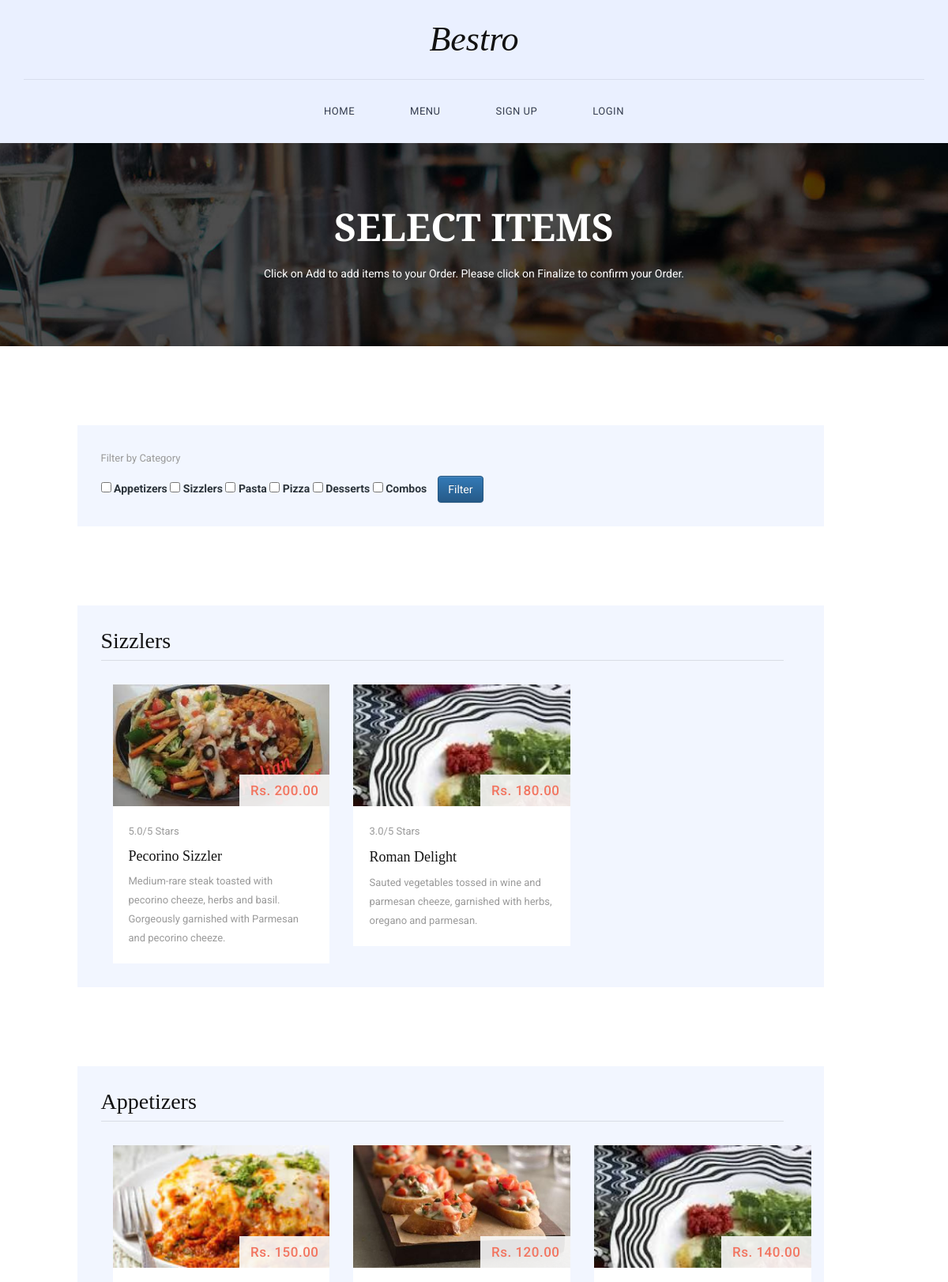
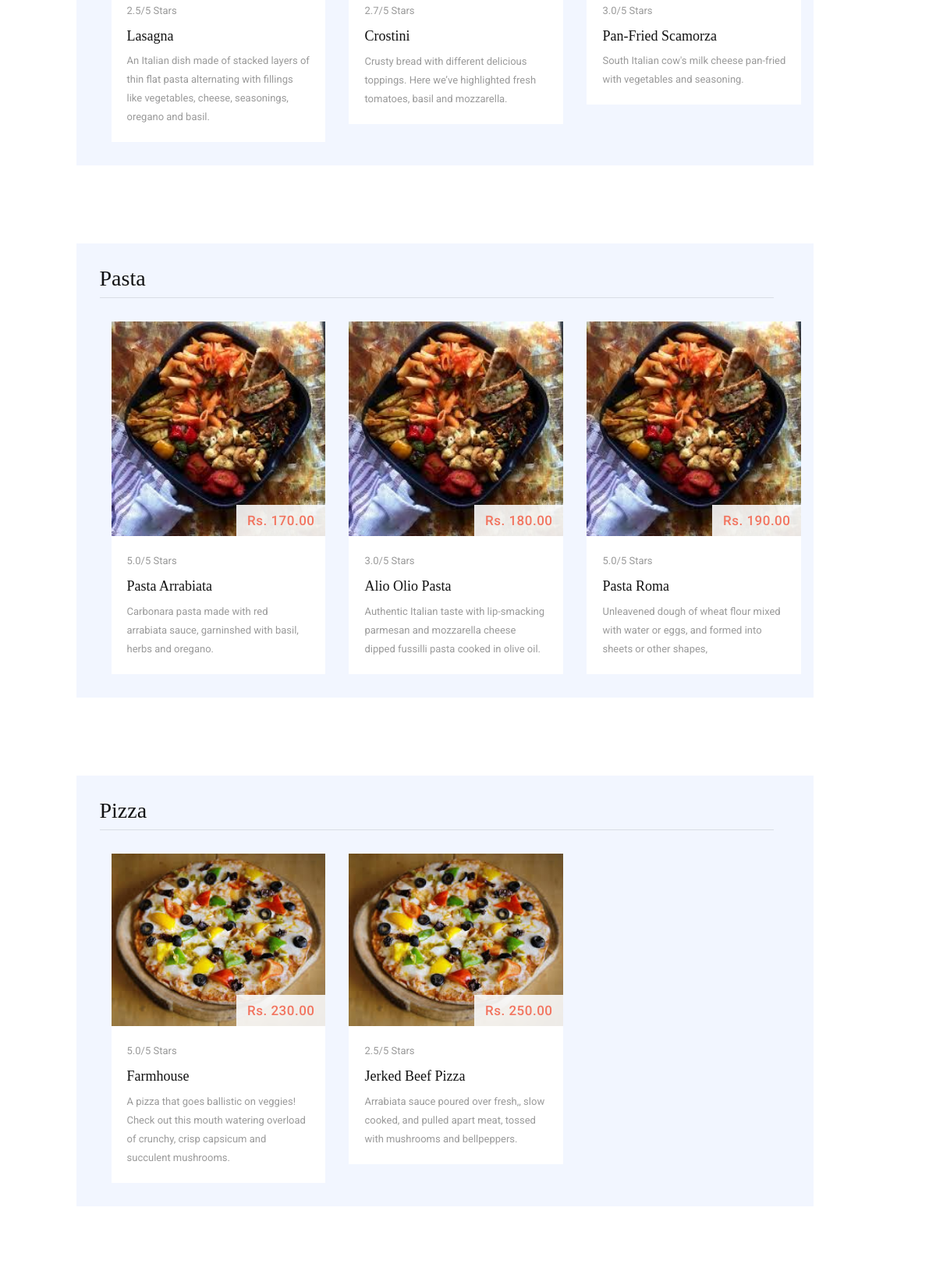
Screenshot of /orders/menu (upper part) with the database file from the repository (2 pictures, top to bottom).
### items/models.py (models this page shows, shortened)
class Item(models.Model):
    name = models.CharField(max_length=50)
    category = models.CharField(max_length=50, choices=CATEGORIES)
    description = models.TextField(max_length=500)
    rate = models.DecimalField(max_digits=5, decimal_places=2)
    is_non_veg = models.BooleanField(default=False)
    stock = models.IntegerField(default=10)
    rating = models.DecimalField(max_digits=2, decimal_places=1, default=5)
    image = models.ImageField(verbose_name="Feature Image", upload_to="item_pics", default="media/default_item.png")

### orders/views.py (the view)
# urls.py: path('menu', test_menu, name='menu'),
def test_menu(request):
    sz_items = []
    ap_items = []
    ps_items = []
    pz_items = []
    ds_items = []
    cm_items = []
    context = {
        'sz_items' : [],
        'ap_items' : [],
        'ps_items' : [],
        'pz_items' : [],
        'ds_items' : [],
        'cm_items' : [],
    }
    for item in Item.objects.filter(stock__gte=1):
        category = (item.category).lower()
        context[category+"_items"].append(item)
    return render(request, 'orders/menu-1.htm', context)

### orders/templates/orders/menu-1.htm (shortened to what this page needs)
{% extends "orders/base.htm" %}
{% load static %}
{% block content %}
    <link rel="stylesheet" href="http://static.sasongsmat.nu/fonts/vegetarian.css" />
    <section class="page-heading">
        <div class="container">
            <div class="row">
                <div class="col-md-12">
                    <h1>Select Items</h1>
                    <p>Click on Add to add items to your Order. Please click on Finalize to confirm your Order.</p>
                </div>
            </div>
        </div>
    </section>
    <table style="margin-left: -5vw;">
        <tr>
            <td style="width: 80%;">
                    <section class="breakfast-menu">
                        <div class="container">
                            <div class="row">
                                <div class="col-md-10 col-md-offset-1">
                                    <div class="breakfast-menu-content">
                                    <p>Filter by Category &nbsp;&nbsp;</p>
                                    <input type="checkbox" id="Appetizers" name="Appetizers" value="Appetizers">
                                    <label for="Appetizers">Appetizers</label>
                                    <input type="checkbox" id="Sizzlers" name="Sizzlers" value="Sizzlers">
                                    <label for="Sizzlers">Sizzlers</label>
                                    <input type="checkbox" id="Pasta" name="Pasta" value="Pasta">
                                    <label for="Pasta">Pasta</label>
                                    <input type="checkbox" id="Pizza" name="Pizza" value="Pizza">
                                    <label for="Pizza">Pizza</label>
                                    <input type="checkbox" id="Desserts" name="Desserts" value="Desserts">
                                    <label for="Desserts">Desserts</label>
                                    <input type="checkbox" id="Combos" name="Combos" value="Combos">
                                    <label for="Combos">Combos</label>
                                    <div class="btn btn-primary" onclick="filterFunctions()">Filter</div>
                                    </div>
                                </div>
                                </div>
                            </div>
                    </section>
                    <section class="breakfast-menu" name="sz">
                        <div class="container">
                            <div class="row">
                                <div class="col-md-10 col-md-offset-1">
                                    <div class="breakfast-menu-content">
                                        <div class="row">
                                            <div class="col-md-12" style="overflow-x: scroll;">
                                                <h2>Sizzlers</h2>
                                                    {% for item in sz_items %}
                                                    <div class="food-item col-md-4">
                                                        <div class="food-item">
                                                            <img src="{{ item.image.url }}" alt="">
                                                            <div class="price">Rs. {{ item.rate }}</div>
                                                            <div class="text-content">
                                                                <p>{{ item.rating }}/5 Stars</p>
                                                                <h4 name="item_name">{{ item.name }} &nbsp;  {% if not item.is_non_veg %}{% endif %}</h4>
                                                                <p>{{ item.description }}</p>
                                                            </div>
                                                        </div>
                                                    </div>
                                                    {% endfor %}
                                            </div>
                                        </div>
                                    </div>
                                </div>
                            </div>
                        </div>
                    </section>
                    <section class="breakfast-menu" name="ap">
                        <div class="container">
                            <div class="row">
                                <div class="col-md-10 col-md-offset-1">
                                    <div class="breakfast-menu-content">
                                        <div class="row">
                                            <div class="col-md-12" style="overflow-x: scroll;">
                                                <h2>Appetizers</h2>
                                                    {% for item in ap_items %}
                                                    <div class="col-md-4 mh-100">
                                                        <div class="food-item">
                                                            <img src="{{ item.image.url }}" alt="">
                                                            <div class="price">Rs. {{ item.rate }}</div>
                                                            <div class="text-content">
                                                                <p>{{ item.rating }}/5 Stars</p>
                                                                <h4 name="item_name">{{ item.name }} &nbsp;  {% if not item.is_non_veg %}{% endif %}</h4>
                                                                <p>{{ item.description }}</p>
                                                            </div>
                                                        </div>
                                                    </div>
                                                    {% endfor %}
                                            </div>
                                        </div>
                                    </div>
                                </div>
                            </div>
                        </div>
                    </section>
                    <section class="breakfast-menu" name="ps">
                        <div class="container">
                            <div class="row">
                                <div class="col-md-10 col-md-offset-1">
                                    <div class="breakfast-menu-content">
                                        <div class="row">
                                            <div class="col-md-12" style="overflow-x: scroll;">
                                                <h2>Pasta</h2>
                                                    {% for item in ps_items %}
                                                    <div class="col-md-4">
                                                        <div class="food-item">
                                                            <img src="{{ item.image.url }}" alt="">
                                                            <div class="price">Rs. {{ item.rate }}</div>
                                                            <div class="text-content">
                                                                <p>{{ item.rating }}/5 Stars</p>
                                                                <h4 name="item_name">{{ item.name }} &nbsp;  {% if not item.is_non_veg %}{% endif %}</h4>
                                                                <p>{{ item.description }}</p>
                                                            </div>
                                                        </div>
                                                    </div>
                                                    {% endfor %}
                                            </div>
                                        </div>
                                    </div>
                                </div>
                            </div>
                        </div>
                    </section>
                    <section class="breakfast-menu" name="pz">
                        <div class="container">
                            <div class="row">
                                <div class="col-md-10 col-md-offset-1">
                                    <div class="breakfast-menu-content">
                                        <div class="row">
                                            <div class="col-md-12" style="overflow-x: scroll;">
                                                <h2>Pizza</h2>
                                                    {% for item in pz_items %}
                                                    <div class="col-md-4 h-100">
                                                        <div class="food-item">
                                                            <img src="{{ item.image.url }}" alt="">
                                                            <div class="price">Rs. {{ item.rate }}</div>
                                                            <div class="text-content">
                                                                <p>{{ item.rating }}/5 Stars</p>
                                                                <h4 name="item_name">{{ item.name }} &nbsp;  {% if not item.is_non_veg %}{% endif %}</h4>
                                                                <p>{{ item.description }}</p>
                                                            </div>
                                                        </div>
                                                    </div>
                                                    {% endfor %}
                                            </div>
                                        </div>
                                    </div>
                                </div>
                            </div>
                        </div>
                    </section>
            </td>
        </tr>
    </table>
{% endblock %}

### orders/templates/orders/base.htm (shortened to what this page needs)
{% load static %}
<!DOCTYPE html>
<html>
    <head>
        <link rel="stylesheet" href="{% static 'orders/css/bootstrap.min.css' %}">
        <link rel="stylesheet" href="{% static 'orders/css/bootstrap-theme.min.css' %}">
        <link rel="stylesheet" href="{% static 'orders/css/fontAwesome.css' %}">
        <link rel="stylesheet" href="{% static 'orders/css/hero-slider.css' %}">
        <link rel="stylesheet" href="{% static 'orders/css/owl-carousel.css' %}">
        <link rel="stylesheet" href="{% static 'orders/css/templatemo-style.css' %}">
    </head>
<body>
    <div class="header">
        <div class="container">
            <a href="#" class="navbar-brand scroll-top">Bestro</a>
            <nav class="navbar navbar-inverse" role="navigation">
                <div id="main-nav" class="collapse navbar-collapse">
                    <ul class="nav navbar-nav">
                        <li><a href="{% url 'index' %}">Home</a></li>
                        <li><a href="{% url 'menu' %}">Menu</a></li>
                        {% if not user.is_authenticated %}
                            <li><a href="{% url 'register_customer' %}">Sign Up</a></li>
                            <li><a href="{% url 'login' %}">Login</a></li>
                        {% elif user.is_superuser %}
                            <li><a href="{% url 'notify_offers' %}">New Offer</a></li>
                            <li><a href="{% url 'register_staff' %}">Register Employee</a></li>
                            <li><a href="{% url 'staff_profile' %}">Hi, {{ user.staff.name }}</a></li>
                            <li><a href="{% url 'logout' %}">Logout</a></li>
                        {% else %}
                            <li><a href="{% url 'past_transactions' %}">My Orders</a></li>
                            <li><a href="{% url 'create_order' %}">Place Order</a></li>
                            <li><a href="{% url 'customer_profile' %}">Hi, {{ user.customer.name }}</a></li>
                            <li><a href="{% url 'logout' %}">Logout</a></li>
                        {% endif %}
                    </ul>
                </div>
            </nav>
        </div>
    </div>
    {% block content %}
    {% endblock %}
</body>
</html>

### orders/static/orders/css/hero-slider.css (style rules this page uses)
*, *::after, *::before { -webkit-box-sizing: border-box; -moz-box-sizing: border-box; box-sizing: border-box; }
html { font-size: 62.5%; }
body { font-family: "Open Sans", sans-serif; color: #2c343b; background-color: #f2f2f2; }
a { color: #d44457; text-decoration: none; }
img { max-width: 100%; }

### orders/static/orders/css/templatemo-style.css (style rules this page uses)
* { margin: 0; padding: 0; font-family: 'Roboto', arial, sans-serif; }
body { overflow-x: hidden; background-color: #fff; }
ul { list-style: none; margin: 0px; }
p { color: #9a9a9a; font-size: 13px; line-height: 24px; }
.header { width: 100%; padding: 0; z-index: 10000; transition: all 0.2s ease-in-out; background-color: #eaf0ff; text-align: center; }
.navbar-inverse .navbar-brand, .navbar-inverse .navbar-nav>li>a { text-shadow: none; }
.navbar-brand { font-family: 'Spectral', serif; font-size: 44px; color: #121212; font-style: italic; text-align: center; width: 100%; border-bottom: 1px solid #d8deed; position: relative; padding: 40px 0px; height: auto!important; }
#main-nav { padding: 15px 0px; float: right; position:relative; left:-50%; text-align: left; }
.nav { list-style:none; position:relative; left:50%; }
.navbar-nav li { margin: 0px 20px; }
.navbar-nav li a { font-family: 'Roboto', sans-serif; font-size: 13px; text-transform: uppercase; color: #363e50!important; letter-spacing: 0.5px; }
.navbar-inverse { background-image: none; background-color: transparent; }
.header .navbar { margin: 0; border: none; }
.food-item img { width: 100%; overflow: hidden; position: relative; }
.food-item .price { font-size: 17px; color: #f2745f; font-weight: 500; letter-spacing: 0.5px; padding: 8px 14px; position: absolute; right: 45px; margin-top: -40px; background-color: rgba(250, 250, 250, 0.9); }
.food-item .text-content { background-color: #fff; padding: 20px 20px 10px 20px; }
.food-item h4 { margin-top: 0px; font-family: 'Spectral', serif; font-size: 18px; color: #121212; }
section.page-heading { padding: 80px 0px; background-image: url(../img/heading-bg.jpg); background-repeat: no-repeat; background-size: cover; background-position: center center; text-align: center; }
.page-heading h1 { margin-top: 0px; margin-bottom: 20px; font-family: 'Spectral', serif; font-size: 48px; font-weight: 700; text-transform: uppercase; color: #fff; }
.page-heading p { color: #fff; font-size: 14px; padding: 0px 25%; margin-bottom: 0px; }
section.breakfast-menu { margin-top: 100px; }
section.breakfast-menu .price { right: 15px; }
.breakfast-menu-content { background-color: #f2f6ff; padding: 30px 0px 30px 30px; }
.breakfast-menu-content h2 { margin-top: 0px; margin-bottom: 30px; padding-bottom: 8px; font-family: 'Spectral', serif; font-size: 28px; width: 94.5%; border-bottom: 1px solid #d9dde5; color: #121212; }

### rows the page displays
Item: image (picture), rate "200.00", rating "5.0", name "Pecorino Sizzler", description "Medium-rare steak toasted with pecorino cheeze, herbs and basil. Gorgeously garnished with Parmesan and pecorino cheeze."
Item: image (picture), rate "180.00", rating "3.0", name "Roman Delight", description "Sauted vegetables tossed in wine and parmesan cheeze, garnished with herbs, oregano and parmesan."
Item: image (picture), rate "150.00", rating "2.5", name "Lasagna", description "An Italian dish made of stacked layers of thin flat pasta alternating with fillings like vegetables, cheese, seasonings, oregano and basil."
Item: image (picture), rate "120.00", rating "2.7", name "Crostini", description "Crusty bread with different delicious toppings. Here we’ve highlighted fresh tomatoes, basil and mozzarella."
Item: image (picture), rate "140.00", rating "3.0", name "Pan-Fried Scamorza", description "South Italian cow's milk cheese pan-fried with vegetables and seasoning."
Item: image (picture), rate "170.00", rating "5.0", name "Pasta Arrabiata", description "Carbonara pasta made with red arrabiata sauce, garninshed with basil, herbs and oregano."
Item: image (picture), rate "180.00", rating "3.0", name "Alio Olio Pasta", description "Authentic Italian taste with lip-smacking parmesan and mozzarella cheese dipped fussilli pasta cooked in olive oil."
Item: image (picture), rate "190.00", rating "5.0", name "Pasta Roma", description "Unleavened dough of wheat flour mixed with water or eggs, and formed into sheets or other shapes,"
Item: image (picture), rate "230.00", rating "5.0", name "Farmhouse", description "A pizza that goes ballistic on veggies! Check out this mouth watering overload of crunchy, crisp capsicum and succulent mushrooms."
Item: image (picture), rate "250.00", rating "2.5", name "Jerked Beef Pizza", description "Arrabiata sauce poured over fresh,, slow cooked, and pulled apart meat, tossed with mushrooms and bellpeppers."
